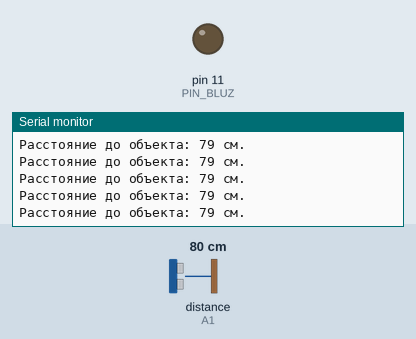
This sketch was run on a simulated Arduino Uno, built with avr-gcc and run on an emulated ATmega328P. Parts: output pins drawn as LEDs (lit = HIGH), the last lines printed to the serial monitor. Wiring (inferred from the names in the program): ultrasonic range finder: trigger A0; echo A1. Inputs (shaded band) come from the test bench; at power-on: distance to the obstacle (sensor on A1) 80 cm. The echo pulse lasts 58.3 µs per cm; pins used as bus, display or sensor lines are not drawn.

Above: at 1.2 s.
1.3 s: distance to the obstacle (sensor on A1) set to 35 cm
At 1.38 s:
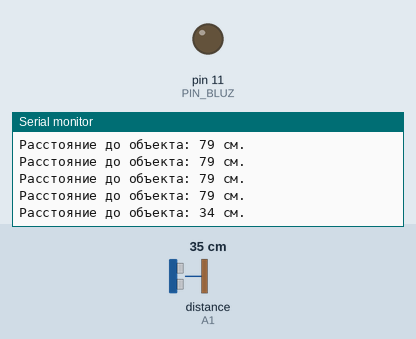
4.3 s: distance to the obstacle (sensor on A1) set to 2 cm
At 4.37 s:
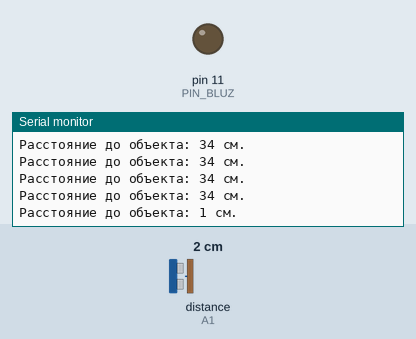
Timing chart, 0 to 7.3 s (numbered marks = the images above; inputs shaded):
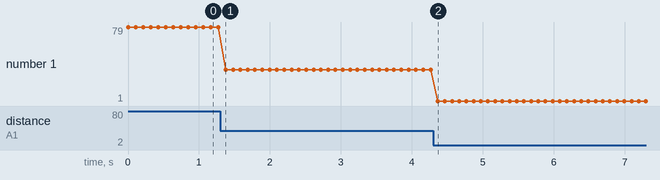

The sketch:

walle_echo.ino
```cpp
// ultrasonic
#define PIN_TRIG A0
#define PIN_ECHO A1
long duration, cm;

// bluzzer
int PIN_BLUZ = 11;
const int c = 261;
const int d = 294;
const int e = 329;
const int f = 349;
const int g = 391;
const int gS = 415;
const int a = 440;
const int aS = 455;
const int b = 466;
const int cH = 523;
const int cSH = 554;
const int dH = 587;
const int dSH = 622;
const int eH = 659;
const int fH = 698;
const int fSH = 740;
const int gH = 784;
const int gSH = 830;
const int aH = 880;

void setup() {

  // serial
  Serial.begin (9600);

  // ultrasonic
  pinMode(PIN_TRIG, OUTPUT);
  pinMode(PIN_ECHO, INPUT);

  // bluzzer
  pinMode(PIN_BLUZ, OUTPUT);
}

void sound_upset()
{
  tone(PIN_BLUZ, eH, 250);
  delay(250);
  tone(PIN_BLUZ, c, 500);
  delay(500);
  noTone(PIN_BLUZ);
}

void echo()
{
  digitalWrite(PIN_TRIG, LOW);
  delayMicroseconds(5);
  digitalWrite(PIN_TRIG, HIGH);
  delayMicroseconds(10);
  digitalWrite(PIN_TRIG, LOW);

  duration = pulseIn(PIN_ECHO, HIGH);
  cm = (duration / 2) / 29.1;

  Serial.print("Расстояние до объекта: ");
  Serial.print(cm);
  Serial.println(" см.");

  delay(100);
}

void loop() {
  echo();
}
```

Measured:
- after the input at 1.3 s, the serial monitor: prints a new line after 0.08 s (image 1)
- after the input at 4.3 s, the serial monitor: prints a new line after 0.07 s (image 2)
- plotted number 1: 79 → 34 after the input at 1.3 s, 34 → 1 after the input at 4.3 s
